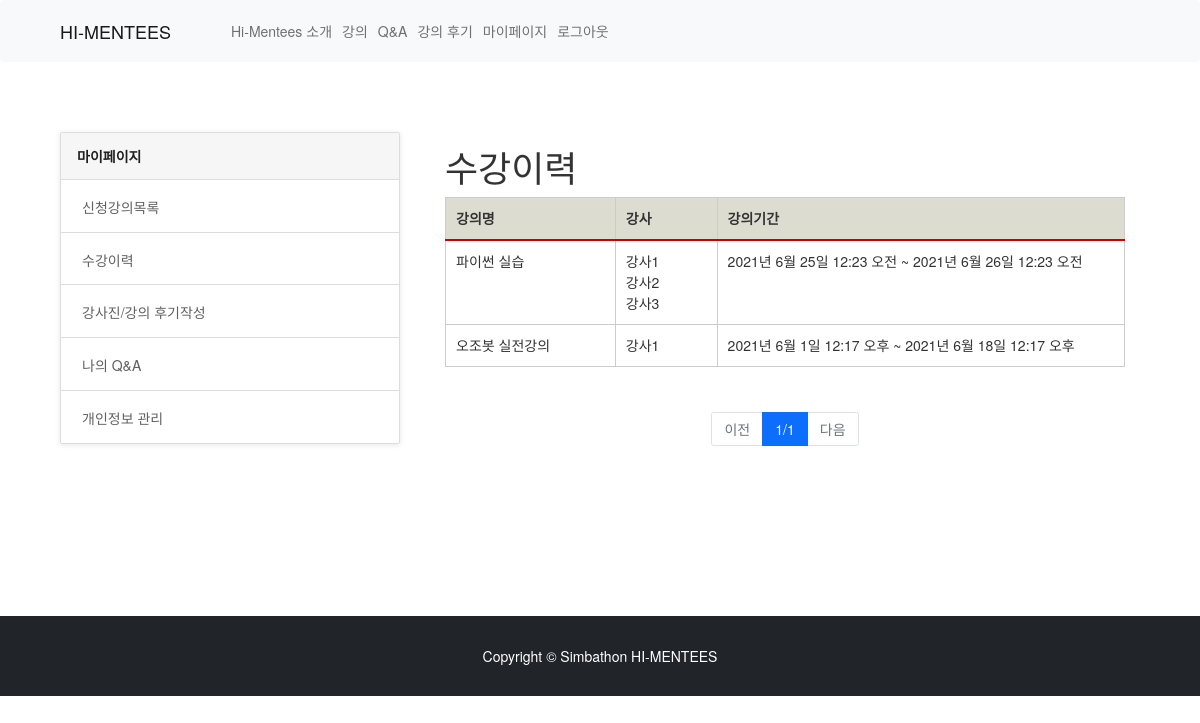
Screenshot of /myPage/finish_list/ (signed in) with the database file from the repository.
### lecture/models.py (models this page shows, shortened)
class Lecture(models.Model):
    id=models.AutoField(primary_key=True)
    title=models.CharField(max_length=200)
    CATEGORY_CHOICE=(
        ('python','파이썬'),
        ('ozobot','오조봇'),
        ('entry','엔트리'),
        ('goorum','구름'),
        ('etc','기타'),
    )
    category = models.CharField(max_length=20,choices=CATEGORY_CHOICE, default="")
    body=models.TextField()
    LEVEL_CHOICE = (
    ('star1','1단계'),
    ('star2','2단계'),
    ('star3','3단계'),
    ('star4','4단계'),
    ('star5','5단계'),)
    level=models.CharField(max_length=10, choices=LEVEL_CHOICE)
    host=models.ManyToManyField(UserProfile, blank=True, related_name="host")
    app_start_date=models.DateTimeField()
    app_end_date=models.DateTimeField()
    thumbnail=models.ImageField(upload_to='images/',blank=True, null=True)
    lec_time=models.IntegerField(default=0)
    webex_address=models.CharField(max_length=50, default="#")
    schedule=models.ImageField(upload_to='images/',blank=True, null=True)
    enrol_students=models.ManyToManyField(settings.AUTH_USER_MODEL, blank=True, related_name="enrol")
    like_users=models.ManyToManyField(settings.AUTH_USER_MODEL, blank=True, related_name="like_lectures")
    SHOWMAIN_CHOICE = (
        ('인기강의', '인기강의'),
        ('일주일 내 시작될 강의', '일주일 내 시작될 강의'),)
    showmain_lecture = models.CharField(max_length=20, choices=SHOWMAIN_CHOICE, default='일주일 내 시작될 강의')
    class Meta:
        db_table='Lecture'

### accounts/models.py (models this page shows, shortened)
class UserProfile(models.Model):
    JOB_CHOICE = (
        ('학생', '학생'),
        ('강사', '강사'),
    )
    user = models.OneToOneField(User, on_delete=models.CASCADE)
    name = models.CharField(max_length=30, default='')
    email = models.EmailField(max_length=20,default='')
    job = models.CharField(max_length=2, choices= JOB_CHOICE)
    school = models.CharField(max_length=30, default='')
    grade = models.CharField(max_length=30, default='')
    school_id = models.CharField(max_length=30,default='')
    interests = models.CharField(max_length=30,default='')
    service_hour = models.IntegerField(default=0)
    admin_approved = models.BooleanField(default=False)
    class Meta:
        ordering = ['id']
        db_table = 'user_profile'
        verbose_name = 'User Profile'
        verbose_name_plural = 'User Profile'

### myPage/views.py (the view)
# urls.py: path('finish_list/',views.finish_list, name="finish_list"),
def finish_list(request):
    user = request.user
    now=datetime.now()
    lectures = Lecture.objects.filter(app_end_date__lte=now, enrol_students__in = [user]).order_by('-app_end_date')
    page = int(request.GET.get('p',1))
    paginator = Paginator(lectures,3)
    boards = paginator.get_page(page)
    return render(request, 'myPage/finish_list.html', {'lectures':lectures, 'boards':boards})

### myPage/templates/myPage/finish_list.html (shortened to what this page needs)
{% extends "base.html" %}
{% load static %}
{% block content %}
<link rel='stylesheet prefetch' href='https://maxcdn.bootstrapcdn.com/bootstrap/3.3.6/css/bootstrap.min.css'>
<link rel='stylesheet prefetch' href='https://files.krve.io/f/eyespot.css'>
<link rel='stylesheet prefetch' href='https://cdn.cloudcache.dk/materialdesignicons/1.6.50/css/materialdesignicons.min.css'>
<div class="container" style="margin-top: 5em; margin-bottom: 10em;">
    <div class="col-md-4">
      <ul class="list-group help-group">
        <div class="faq-list list-group nav nav-tabs">
          <a href="{% url 'myPage:mypage' %}" class="list-group-item active" role="tab" data-toggle="tab">
            마이페이지
          </a>
          <a href="{% url 'myPage:enrol_list' %}" class="list-group-item" role="tab" data-toggle="tab">
             신청강의목록
          </a>
          <a href="{% url 'myPage:finish_list' %}" class="list-group-item" role="tab" data-toggle="tab">
             수강이력
          </a>
          <a href="{% url 'myPage:review' %}" class="list-group-item" role="tab" data-toggle="tab">
             강사진/강의 후기작성
          </a>
          <a href="{% url 'myPage:qna' %}" class="list-group-item" role="tab" data-toggle="tab">
             나의 Q&A
          </a>
          <a href="{% url 'myPage:profile' %}" class="list-group-item" role="tab" data-toggle="tab">
             개인정보 관리
          </a>
        </div>
      </ul>
    </div>
    <div class="col-md-8">
        <div class="container-fluid">
            <h1 class="mt-4">수강이력</h1>
            <table class="profile" style="margin: 0 0 0 0; width: 100%;">
                <thead>
                <tr>
                  <th scope="cols"width=25%>강의명</th>
                  <th scope="cols" width=15%>강사</th>
                  <th scope="cols"width=60%>강의기간</th>
                </tr>
                </thead>
                <tbody>
                  {% for lecture in boards %}
                    <tr>
                     <td>{{lecture.title}}</td>
                     <td>
                      {% for i in lecture.host.all %}
                      {{i.name}}<br>
                      {% endfor %}
                    </td>
                     <td>{{lecture.app_start_date}} ~ {{lecture.app_end_date}}</td>
                    </tr>
                  {% endfor %}
                </tbody>
            </table>
            <br>
        </div>
        <div class = "row mt-2" style="text-align: center;">
            <div class = "col-12">
                <nav>
                    <ul class = "pagination justify-content-center">
                        {% if boards.has_previous %}
                            <li class = "page-item">
                                <a class = "page-link" href = "?p={{boards.previous_page_number}}">이전</a>
                            </li>
                        {% else %}
                            <li class = "page-item disabled">
                                <a class = "page-link disabled" href = "#">이전</a>
                            </li>
                        {% endif %}
                        <li class = "page-item active">
                            <a class = "page-link">{{boards.number}}/{{boards.paginator.num_pages}}</a>
                        </li>
                        {% if boards.has_next %}
                            <li class = "page-item">
                                <a class = "page-link" href = "?p={{boards.next_page_number}}">다음</a>
                            </li>
                        {% else %}
                            <li class = "page-item disabled">
                                <a class = "page-link disabled" href = "#">다음</a>
                            </li>
                        {% endif %}
                    </ul>
                </nav>
            </div>
        </div>
    </div>
</div>
{%endblock%}

### myPage/templates/myPage/finish_list.html (style rules this page uses)
.list-group.help-group { margin-bottom: 20px; padding-left: 0; margin: 0; }
.list-group.help-group .faq-list { display: block; top: auto; margin: 0 0 32px; border-radius: 2px; border: 1px solid #ddd; box-shadow: 0 1px 5px rgba(85, 85, 85, 0.15); }
.list-group.help-group .faq-list .list-group-item { position: relative; display: block; margin: 0; padding: 13px 16px; background-color: #fff; border: 0; border-bottom: 1px solid #ddd; border-top-left-radius: 2px; border-top-right-radius: 2px; color: #616161; transition: background-color .2s; }
.list-group.help-group .faq-list .list-group-item.active { background-color: #f6f6f6; font-weight: 700; color: rgba(0, 0, 0, 0.87); }
.list-group.help-group .faq-list .list-group-item:last-of-type { border-bottom-left-radius: 2px; border-bottom-right-radius: 2px; border-bottom: 0; }

### rows the page displays
Lecture: title "파이썬 실습", app_start_date "2021년 6월 25일 12:23 오전", app_end_date "2021년 6월 26일 12:23 오전"
UserProfile: name "강사1"
UserProfile: name "강사2"
UserProfile: name "강사3"
Lecture: title "오조봇 실전강의", app_start_date "2021년 6월 1일 12:17 오후", app_end_date "2021년 6월 18일 12:17 오후"

### other values shown
{{ boards.number }} "1"
{{ boards.paginator.num_pages }} "1"
